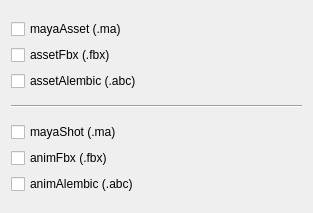
<?xml version="1.0" encoding="UTF-8"?>
<ui version="4.0">
 <class>mayaPublishDialogWidget</class>
 <widget class="QWidget" name="mayaPublishDialogWidget">
  <property name="geometry">
   <rect>
    <x>0</x>
    <y>0</y>
    <width>313</width>
    <height>213</height>
   </rect>
  </property>
  <property name="windowTitle">
   <string>Form</string>
  </property>
  <layout class="QVBoxLayout" name="verticalLayout">
   <item>
    <layout class="QVBoxLayout" name="assetBtnContainer">
     <item>
      <widget class="QCheckBox" name="mayaAssetBtn">
       <property name="text">
        <string>mayaAsset (.ma)</string>
       </property>
      </widget>
     </item>
     <item>
      <widget class="QCheckBox" name="assetFbxBtn">
       <property name="text">
        <string>assetFbx (.fbx)</string>
       </property>
      </widget>
     </item>
     <item>
      <widget class="QCheckBox" name="assetAbcBtn">
       <property name="text">
        <string>assetAlembic (.abc)</string>
       </property>
      </widget>
     </item>
    </layout>
   </item>
   <item>
    <widget class="Line" name="line">
     <property name="orientation">
      <enum>Qt::Horizontal</enum>
     </property>
    </widget>
   </item>
   <item>
    <layout class="QVBoxLayout" name="shotBtnContainer">
     <item>
      <widget class="QCheckBox" name="mayaShotBtn">
       <property name="text">
        <string>mayaShot (.ma)</string>
       </property>
      </widget>
     </item>
     <item>
      <widget class="QCheckBox" name="animFbxBtn">
       <property name="text">
        <string>animFbx (.fbx)</string>
       </property>
      </widget>
     </item>
     <item>
      <widget class="QCheckBox" name="animAbcBtn">
       <property name="text">
        <string>animAlembic (.abc)</string>
       </property>
      </widget>
     </item>
    </layout>
   </item>
  </layout>
 </widget>
 <resources/>
 <connections/>
</ui>
